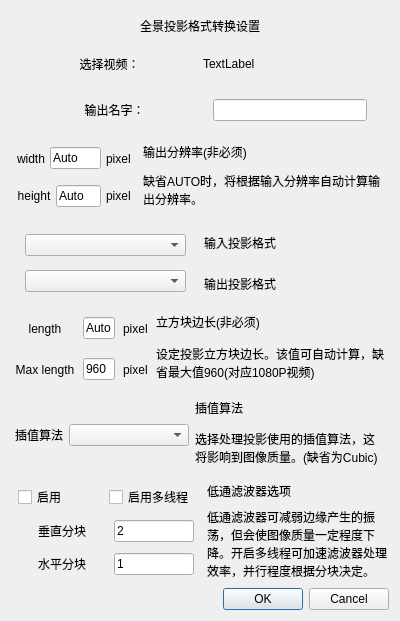
<?xml version="1.0" encoding="UTF-8"?>
<ui version="4.0">
 <class>ProjectionDialog</class>
 <widget class="QDialog" name="ProjectionDialog">
  <property name="geometry">
   <rect>
    <x>0</x>
    <y>0</y>
    <width>400</width>
    <height>621</height>
   </rect>
  </property>
  <property name="sizePolicy">
   <sizepolicy hsizetype="Fixed" vsizetype="Fixed">
    <horstretch>0</horstretch>
    <verstretch>0</verstretch>
   </sizepolicy>
  </property>
  <property name="windowTitle">
   <string>Dialog</string>
  </property>
  <layout class="QGridLayout" name="gridLayout">
   <item row="1" column="0">
    <widget class="QDialogButtonBox" name="buttonBox">
     <property name="orientation">
      <enum>Qt::Horizontal</enum>
     </property>
     <property name="standardButtons">
      <set>QDialogButtonBox::Cancel|QDialogButtonBox::Ok</set>
     </property>
    </widget>
   </item>
   <item row="0" column="0">
    <layout class="QVBoxLayout" name="verticalLayout">
     <property name="spacing">
      <number>8</number>
     </property>
     <property name="leftMargin">
      <number>2</number>
     </property>
     <property name="topMargin">
      <number>2</number>
     </property>
     <property name="rightMargin">
      <number>2</number>
     </property>
     <property name="bottomMargin">
      <number>2</number>
     </property>
     <item>
      <widget class="QLabel" name="label_7">
       <property name="maximumSize">
        <size>
         <width>16777215</width>
         <height>25</height>
        </size>
       </property>
       <property name="styleSheet">
        <string notr="true">font: 75 12pt &quot;微软雅黑&quot;;</string>
       </property>
       <property name="text">
        <string>全景投影格式转换设置</string>
       </property>
       <property name="alignment">
        <set>Qt::AlignCenter</set>
       </property>
      </widget>
     </item>
     <item>
      <widget class="QWidget" name="horizontalWidget" native="true">
       <property name="sizePolicy">
        <sizepolicy hsizetype="Preferred" vsizetype="Fixed">
         <horstretch>0</horstretch>
         <verstretch>0</verstretch>
        </sizepolicy>
       </property>
       <layout class="QHBoxLayout" name="horizontalLayout_14">
        <item>
         <widget class="QLabel" name="label_23">
          <property name="sizePolicy">
           <sizepolicy hsizetype="Preferred" vsizetype="Fixed">
            <horstretch>0</horstretch>
            <verstretch>0</verstretch>
           </sizepolicy>
          </property>
          <property name="styleSheet">
           <string notr="true">font: 75 12pt &quot;微软雅黑&quot;;</string>
          </property>
          <property name="text">
           <string>选择视频：</string>
          </property>
          <property name="alignment">
           <set>Qt::AlignCenter</set>
          </property>
         </widget>
        </item>
        <item>
         <widget class="QLabel" name="nameLabel">
          <property name="sizePolicy">
           <sizepolicy hsizetype="Preferred" vsizetype="Fixed">
            <horstretch>0</horstretch>
            <verstretch>0</verstretch>
           </sizepolicy>
          </property>
          <property name="styleSheet">
           <string notr="true">font: 25 12pt &quot;微软雅黑 Light&quot;;</string>
          </property>
          <property name="text">
           <string>TextLabel</string>
          </property>
         </widget>
        </item>
       </layout>
      </widget>
     </item>
     <item>
      <widget class="QWidget" name="horizontalWidget" native="true">
       <property name="sizePolicy">
        <sizepolicy hsizetype="Preferred" vsizetype="Fixed">
         <horstretch>0</horstretch>
         <verstretch>0</verstretch>
        </sizepolicy>
       </property>
       <layout class="QHBoxLayout" name="horizontalLayout_15">
        <property name="rightMargin">
         <number>20</number>
        </property>
        <item>
         <widget class="QLabel" name="label_25">
          <property name="sizePolicy">
           <sizepolicy hsizetype="Preferred" vsizetype="Fixed">
            <horstretch>0</horstretch>
            <verstretch>0</verstretch>
           </sizepolicy>
          </property>
          <property name="minimumSize">
           <size>
            <width>185</width>
            <height>0</height>
           </size>
          </property>
          <property name="styleSheet">
           <string notr="true">font: 75 12pt &quot;微软雅黑&quot;;</string>
          </property>
          <property name="text">
           <string>输出名字：</string>
          </property>
          <property name="alignment">
           <set>Qt::AlignCenter</set>
          </property>
         </widget>
        </item>
        <item>
         <widget class="QLineEdit" name="nameEdit">
          <property name="sizePolicy">
           <sizepolicy hsizetype="Fixed" vsizetype="Fixed">
            <horstretch>0</horstretch>
            <verstretch>0</verstretch>
           </sizepolicy>
          </property>
          <property name="maximumSize">
           <size>
            <width>180</width>
            <height>16777215</height>
           </size>
          </property>
         </widget>
        </item>
       </layout>
      </widget>
     </item>
     <item>
      <layout class="QHBoxLayout" name="horizontalLayout">
       <property name="leftMargin">
        <number>2</number>
       </property>
       <property name="topMargin">
        <number>2</number>
       </property>
       <property name="rightMargin">
        <number>2</number>
       </property>
       <property name="bottomMargin">
        <number>2</number>
       </property>
       <item>
        <layout class="QVBoxLayout" name="verticalLayout_2">
         <property name="spacing">
          <number>5</number>
         </property>
         <property name="leftMargin">
          <number>2</number>
         </property>
         <property name="topMargin">
          <number>2</number>
         </property>
         <property name="rightMargin">
          <number>2</number>
         </property>
         <property name="bottomMargin">
          <number>2</number>
         </property>
         <item>
          <layout class="QHBoxLayout" name="horizontalLayout_2">
           <item>
            <widget class="QLabel" name="label_3">
             <property name="sizePolicy">
              <sizepolicy hsizetype="Preferred" vsizetype="Preferred">
               <horstretch>0</horstretch>
               <verstretch>0</verstretch>
              </sizepolicy>
             </property>
             <property name="text">
              <string>width</string>
             </property>
             <property name="alignment">
              <set>Qt::AlignCenter</set>
             </property>
            </widget>
           </item>
           <item>
            <widget class="QLineEdit" name="widthEdit">
             <property name="sizePolicy">
              <sizepolicy hsizetype="Preferred" vsizetype="Fixed">
               <horstretch>0</horstretch>
               <verstretch>0</verstretch>
              </sizepolicy>
             </property>
             <property name="maximumSize">
              <size>
               <width>80</width>
               <height>16777215</height>
              </size>
             </property>
             <property name="text">
              <string>Auto</string>
             </property>
            </widget>
           </item>
           <item>
            <widget class="QLabel" name="label_4">
             <property name="text">
              <string>pixel</string>
             </property>
            </widget>
           </item>
          </layout>
         </item>
         <item>
          <layout class="QHBoxLayout" name="horizontalLayout_3">
           <item>
            <widget class="QLabel" name="label_5">
             <property name="text">
              <string>height</string>
             </property>
             <property name="alignment">
              <set>Qt::AlignCenter</set>
             </property>
            </widget>
           </item>
           <item>
            <widget class="QLineEdit" name="heightEdit">
             <property name="sizePolicy">
              <sizepolicy hsizetype="Preferred" vsizetype="Fixed">
               <horstretch>0</horstretch>
               <verstretch>0</verstretch>
              </sizepolicy>
             </property>
             <property name="maximumSize">
              <size>
               <width>80</width>
               <height>16777215</height>
              </size>
             </property>
             <property name="text">
              <string>Auto</string>
             </property>
            </widget>
           </item>
           <item>
            <widget class="QLabel" name="label_6">
             <property name="text">
              <string>pixel</string>
             </property>
            </widget>
           </item>
          </layout>
         </item>
        </layout>
       </item>
       <item>
        <layout class="QVBoxLayout" name="verticalLayout_3">
         <property name="spacing">
          <number>5</number>
         </property>
         <property name="leftMargin">
          <number>2</number>
         </property>
         <property name="topMargin">
          <number>2</number>
         </property>
         <property name="rightMargin">
          <number>2</number>
         </property>
         <property name="bottomMargin">
          <number>2</number>
         </property>
         <item>
          <widget class="QLabel" name="label_2">
           <property name="maximumSize">
            <size>
             <width>16777215</width>
             <height>20</height>
            </size>
           </property>
           <property name="styleSheet">
            <string notr="true">font: 75 10pt &quot;微软雅黑&quot;;</string>
           </property>
           <property name="text">
            <string>输出分辨率(非必须)</string>
           </property>
          </widget>
         </item>
         <item>
          <widget class="QLabel" name="label">
           <property name="sizePolicy">
            <sizepolicy hsizetype="Preferred" vsizetype="Preferred">
             <horstretch>0</horstretch>
             <verstretch>0</verstretch>
            </sizepolicy>
           </property>
           <property name="text">
            <string>缺省AUTO时，将根据输入分辨率自动计算输出分辨率。</string>
           </property>
           <property name="wordWrap">
            <bool>true</bool>
           </property>
          </widget>
         </item>
        </layout>
       </item>
      </layout>
     </item>
     <item>
      <layout class="QHBoxLayout" name="horizontalLayout_4">
       <property name="leftMargin">
        <number>2</number>
       </property>
       <property name="topMargin">
        <number>2</number>
       </property>
       <property name="rightMargin">
        <number>2</number>
       </property>
       <property name="bottomMargin">
        <number>2</number>
       </property>
       <item>
        <layout class="QVBoxLayout" name="verticalLayout_4">
         <property name="leftMargin">
          <number>10</number>
         </property>
         <property name="topMargin">
          <number>2</number>
         </property>
         <property name="rightMargin">
          <number>10</number>
         </property>
         <property name="bottomMargin">
          <number>2</number>
         </property>
         <item>
          <widget class="QComboBox" name="inputformatBox"/>
         </item>
         <item>
          <widget class="QComboBox" name="outputformatBox"/>
         </item>
        </layout>
       </item>
       <item>
        <layout class="QVBoxLayout" name="verticalLayout_5">
         <item>
          <widget class="QLabel" name="label_8">
           <property name="styleSheet">
            <string notr="true">font: 75 10pt &quot;微软雅黑&quot;;</string>
           </property>
           <property name="text">
            <string>输入投影格式</string>
           </property>
          </widget>
         </item>
         <item>
          <widget class="QLabel" name="label_9">
           <property name="styleSheet">
            <string notr="true">font: 75 10pt &quot;微软雅黑&quot;;</string>
           </property>
           <property name="text">
            <string>输出投影格式</string>
           </property>
          </widget>
         </item>
        </layout>
       </item>
      </layout>
     </item>
     <item>
      <layout class="QHBoxLayout" name="horizontalLayout_5">
       <property name="leftMargin">
        <number>2</number>
       </property>
       <property name="topMargin">
        <number>2</number>
       </property>
       <property name="rightMargin">
        <number>2</number>
       </property>
       <property name="bottomMargin">
        <number>2</number>
       </property>
       <item>
        <layout class="QVBoxLayout" name="verticalLayout_6">
         <item>
          <layout class="QHBoxLayout" name="horizontalLayout_8">
           <item>
            <widget class="QLabel" name="label_13">
             <property name="minimumSize">
              <size>
               <width>60</width>
               <height>0</height>
              </size>
             </property>
             <property name="maximumSize">
              <size>
               <width>60</width>
               <height>16777215</height>
              </size>
             </property>
             <property name="text">
              <string>length</string>
             </property>
             <property name="alignment">
              <set>Qt::AlignCenter</set>
             </property>
            </widget>
           </item>
           <item>
            <widget class="QLineEdit" name="lenghtEdit">
             <property name="sizePolicy">
              <sizepolicy hsizetype="Preferred" vsizetype="Fixed">
               <horstretch>0</horstretch>
               <verstretch>0</verstretch>
              </sizepolicy>
             </property>
             <property name="maximumSize">
              <size>
               <width>80</width>
               <height>16777215</height>
              </size>
             </property>
             <property name="text">
              <string>Auto</string>
             </property>
            </widget>
           </item>
           <item>
            <widget class="QLabel" name="label_12">
             <property name="text">
              <string>pixel</string>
             </property>
            </widget>
           </item>
          </layout>
         </item>
         <item>
          <layout class="QHBoxLayout" name="horizontalLayout_9">
           <item>
            <widget class="QLabel" name="label_15">
             <property name="minimumSize">
              <size>
               <width>60</width>
               <height>0</height>
              </size>
             </property>
             <property name="maximumSize">
              <size>
               <width>60</width>
               <height>16777215</height>
              </size>
             </property>
             <property name="text">
              <string>Max length</string>
             </property>
             <property name="alignment">
              <set>Qt::AlignCenter</set>
             </property>
            </widget>
           </item>
           <item>
            <widget class="QLineEdit" name="maxlengthEdit">
             <property name="sizePolicy">
              <sizepolicy hsizetype="Preferred" vsizetype="Fixed">
               <horstretch>0</horstretch>
               <verstretch>0</verstretch>
              </sizepolicy>
             </property>
             <property name="maximumSize">
              <size>
               <width>80</width>
               <height>16777215</height>
              </size>
             </property>
             <property name="inputMask">
              <string/>
             </property>
             <property name="text">
              <string>960</string>
             </property>
            </widget>
           </item>
           <item>
            <widget class="QLabel" name="label_14">
             <property name="text">
              <string>pixel</string>
             </property>
            </widget>
           </item>
          </layout>
         </item>
        </layout>
       </item>
       <item>
        <layout class="QVBoxLayout" name="verticalLayout_7">
         <item>
          <widget class="QLabel" name="label_10">
           <property name="maximumSize">
            <size>
             <width>16777215</width>
             <height>20</height>
            </size>
           </property>
           <property name="styleSheet">
            <string notr="true">font: 75 10pt &quot;微软雅黑&quot;;</string>
           </property>
           <property name="text">
            <string>立方块边长(非必须)</string>
           </property>
          </widget>
         </item>
         <item>
          <widget class="QLabel" name="label_11">
           <property name="text">
            <string>设定投影立方块边长。该值可自动计算，缺省最大值960(对应1080P视频)</string>
           </property>
           <property name="wordWrap">
            <bool>true</bool>
           </property>
          </widget>
         </item>
        </layout>
       </item>
      </layout>
     </item>
     <item>
      <widget class="QWidget" name="horizontalWidget_6" native="true">
       <property name="maximumSize">
        <size>
         <width>16777215</width>
         <height>80</height>
        </size>
       </property>
       <layout class="QHBoxLayout" name="horizontalLayout_6">
        <property name="leftMargin">
         <number>2</number>
        </property>
        <property name="topMargin">
         <number>2</number>
        </property>
        <property name="rightMargin">
         <number>2</number>
        </property>
        <property name="bottomMargin">
         <number>2</number>
        </property>
        <item>
         <widget class="QLabel" name="label_17">
          <property name="maximumSize">
           <size>
            <width>16777215</width>
            <height>30</height>
           </size>
          </property>
          <property name="text">
           <string>插值算法</string>
          </property>
          <property name="alignment">
           <set>Qt::AlignCenter</set>
          </property>
         </widget>
        </item>
        <item>
         <widget class="QComboBox" name="algorithmBox">
          <property name="sizePolicy">
           <sizepolicy hsizetype="Preferred" vsizetype="Fixed">
            <horstretch>0</horstretch>
            <verstretch>0</verstretch>
           </sizepolicy>
          </property>
          <property name="minimumSize">
           <size>
            <width>120</width>
            <height>0</height>
           </size>
          </property>
          <property name="maximumSize">
           <size>
            <width>16777215</width>
            <height>16777215</height>
           </size>
          </property>
         </widget>
        </item>
        <item>
         <layout class="QVBoxLayout" name="verticalLayout_8">
          <item>
           <widget class="QLabel" name="label_16">
            <property name="minimumSize">
             <size>
              <width>180</width>
              <height>0</height>
             </size>
            </property>
            <property name="maximumSize">
             <size>
              <width>180</width>
              <height>20</height>
             </size>
            </property>
            <property name="styleSheet">
             <string notr="true">font: 75 10pt &quot;微软雅黑&quot;;</string>
            </property>
            <property name="text">
             <string>插值算法</string>
            </property>
           </widget>
          </item>
          <item>
           <widget class="QLabel" name="label_18">
            <property name="maximumSize">
             <size>
              <width>16777215</width>
              <height>16777215</height>
             </size>
            </property>
            <property name="text">
             <string>选择处理投影使用的插值算法，这将影响到图像质量。(缺省为Cubic)</string>
            </property>
            <property name="wordWrap">
             <bool>true</bool>
            </property>
           </widget>
          </item>
         </layout>
        </item>
       </layout>
      </widget>
     </item>
     <item>
      <layout class="QHBoxLayout" name="horizontalLayout_7">
       <item>
        <layout class="QVBoxLayout" name="verticalLayout_10">
         <item>
          <layout class="QHBoxLayout" name="horizontalLayout_10">
           <property name="leftMargin">
            <number>5</number>
           </property>
           <property name="rightMargin">
            <number>5</number>
           </property>
           <item>
            <widget class="QCheckBox" name="enableBox">
             <property name="text">
              <string>启用</string>
             </property>
            </widget>
           </item>
           <item>
            <widget class="QCheckBox" name="mtBox">
             <property name="text">
              <string>启用多线程</string>
             </property>
            </widget>
           </item>
          </layout>
         </item>
         <item>
          <layout class="QHBoxLayout" name="horizontalLayout_11">
           <property name="leftMargin">
            <number>5</number>
           </property>
           <property name="topMargin">
            <number>0</number>
           </property>
           <property name="rightMargin">
            <number>5</number>
           </property>
           <property name="bottomMargin">
            <number>0</number>
           </property>
           <item>
            <widget class="QLabel" name="label_19">
             <property name="frameShape">
              <enum>QFrame::NoFrame</enum>
             </property>
             <property name="text">
              <string>垂直分块</string>
             </property>
             <property name="alignment">
              <set>Qt::AlignCenter</set>
             </property>
            </widget>
           </item>
           <item>
            <widget class="QLineEdit" name="vsEdit">
             <property name="sizePolicy">
              <sizepolicy hsizetype="Preferred" vsizetype="Fixed">
               <horstretch>0</horstretch>
               <verstretch>0</verstretch>
              </sizepolicy>
             </property>
             <property name="maximumSize">
              <size>
               <width>80</width>
               <height>16777215</height>
              </size>
             </property>
             <property name="inputMask">
              <string/>
             </property>
             <property name="text">
              <string>2</string>
             </property>
            </widget>
           </item>
          </layout>
         </item>
         <item>
          <layout class="QHBoxLayout" name="horizontalLayout_12">
           <property name="leftMargin">
            <number>5</number>
           </property>
           <property name="rightMargin">
            <number>5</number>
           </property>
           <item>
            <widget class="QLabel" name="label_20">
             <property name="text">
              <string>水平分块</string>
             </property>
             <property name="alignment">
              <set>Qt::AlignCenter</set>
             </property>
            </widget>
           </item>
           <item>
            <widget class="QLineEdit" name="hsEdit">
             <property name="sizePolicy">
              <sizepolicy hsizetype="Preferred" vsizetype="Fixed">
               <horstretch>0</horstretch>
               <verstretch>0</verstretch>
              </sizepolicy>
             </property>
             <property name="maximumSize">
              <size>
               <width>80</width>
               <height>16777215</height>
              </size>
             </property>
             <property name="inputMask">
              <string/>
             </property>
             <property name="text">
              <string>1</string>
             </property>
            </widget>
           </item>
          </layout>
         </item>
        </layout>
       </item>
       <item>
        <layout class="QVBoxLayout" name="verticalLayout_9">
         <item>
          <widget class="QLabel" name="label_21">
           <property name="maximumSize">
            <size>
             <width>16777215</width>
             <height>20</height>
            </size>
           </property>
           <property name="styleSheet">
            <string notr="true">font: 75 10pt &quot;微软雅黑&quot;;</string>
           </property>
           <property name="text">
            <string>低通滤波器选项</string>
           </property>
          </widget>
         </item>
         <item>
          <widget class="QLabel" name="label_22">
           <property name="maximumSize">
            <size>
             <width>180</width>
             <height>16777215</height>
            </size>
           </property>
           <property name="text">
            <string>低通滤波器可减弱边缘产生的振荡，但会使图像质量一定程度下降。开启多线程可加速滤波器处理效率，并行程度根据分块决定。</string>
           </property>
           <property name="wordWrap">
            <bool>true</bool>
           </property>
          </widget>
         </item>
        </layout>
       </item>
      </layout>
     </item>
    </layout>
   </item>
  </layout>
 </widget>
 <resources/>
 <connections>
  <connection>
   <sender>buttonBox</sender>
   <signal>accepted()</signal>
   <receiver>ProjectionDialog</receiver>
   <slot>accept()</slot>
   <hints>
    <hint type="sourcelabel">
     <x>248</x>
     <y>254</y>
    </hint>
    <hint type="destinationlabel">
     <x>157</x>
     <y>274</y>
    </hint>
   </hints>
  </connection>
  <connection>
   <sender>buttonBox</sender>
   <signal>rejected()</signal>
   <receiver>ProjectionDialog</receiver>
   <slot>reject()</slot>
   <hints>
    <hint type="sourcelabel">
     <x>316</x>
     <y>260</y>
    </hint>
    <hint type="destinationlabel">
     <x>286</x>
     <y>274</y>
    </hint>
   </hints>
  </connection>
 </connections>
</ui>
